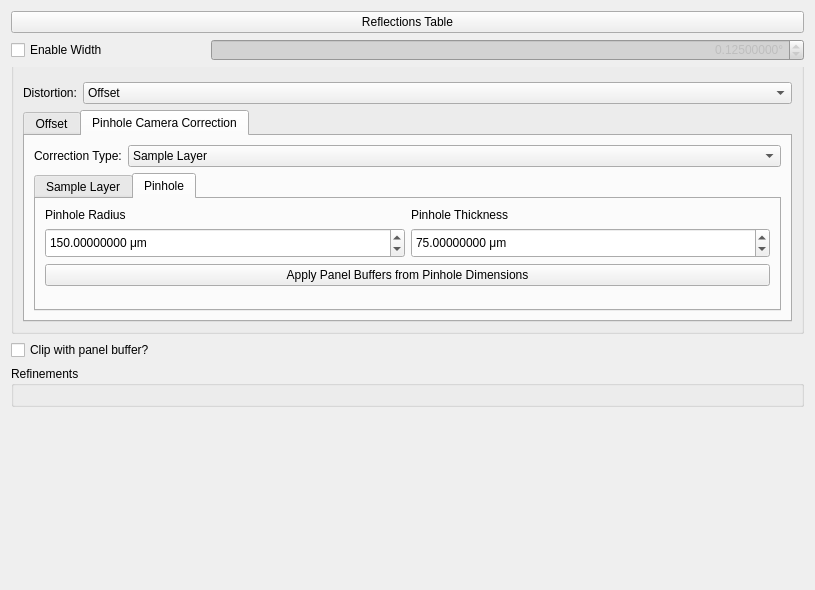
<?xml version="1.0" encoding="UTF-8"?>
<ui version="4.0">
 <class>powder_overlay_editor</class>
 <widget class="QWidget" name="powder_overlay_editor">
  <property name="geometry">
   <rect>
    <x>0</x>
    <y>0</y>
    <width>815</width>
    <height>590</height>
   </rect>
  </property>
  <property name="minimumSize">
   <size>
    <width>0</width>
    <height>590</height>
   </size>
  </property>
  <property name="windowTitle">
   <string>Edit Overlay</string>
  </property>
  <property name="styleSheet">
   <string notr="true">QDoubleSpinBox:disabled {background-color: LightGray;}
</string>
  </property>
  <layout class="QGridLayout" name="gridLayout">
   <item row="1" column="1">
    <widget class="QCheckBox" name="enable_width">
     <property name="toolTip">
      <string>&lt;html&gt;&lt;head/&gt;&lt;body&gt;&lt;p&gt;Enable 2θ width for the overlay's material.&lt;/p&gt;&lt;/body&gt;&lt;/html&gt;</string>
     </property>
     <property name="text">
      <string>Enable Width</string>
     </property>
    </widget>
   </item>
   <item row="0" column="1" colspan="4">
    <widget class="QPushButton" name="reflections_table">
     <property name="focusPolicy">
      <enum>Qt::NoFocus</enum>
     </property>
     <property name="text">
      <string>Reflections Table</string>
     </property>
    </widget>
   </item>
   <item row="1" column="2" colspan="3">
    <widget class="ScientificDoubleSpinBox" name="tth_width">
     <property name="enabled">
      <bool>false</bool>
     </property>
     <property name="toolTip">
      <string>&lt;html&gt;&lt;head/&gt;&lt;body&gt;&lt;p&gt;2θ width for the overlay's material.&lt;/p&gt;&lt;/body&gt;&lt;/html&gt;</string>
     </property>
     <property name="alignment">
      <set>Qt::AlignRight|Qt::AlignTrailing|Qt::AlignVCenter</set>
     </property>
     <property name="keyboardTracking">
      <bool>false</bool>
     </property>
     <property name="prefix">
      <string/>
     </property>
     <property name="suffix">
      <string>°</string>
     </property>
     <property name="decimals">
      <number>8</number>
     </property>
     <property name="minimum">
      <double>0.000000000000000</double>
     </property>
     <property name="maximum">
      <double>1000000.000000000000000</double>
     </property>
     <property name="singleStep">
      <double>0.005000000000000</double>
     </property>
     <property name="value">
      <double>0.125000000000000</double>
     </property>
    </widget>
   </item>
   <item row="5" column="1" colspan="4">
    <widget class="QGroupBox" name="refinements_group">
     <property name="title">
      <string>Refinements</string>
     </property>
     <layout class="QVBoxLayout" name="verticalLayout_2">
      <item>
       <layout class="QVBoxLayout" name="refinements_selector_layout"/>
      </item>
     </layout>
    </widget>
   </item>
   <item row="2" column="1" colspan="4">
    <widget class="QGroupBox" name="distortion_group">
     <property name="styleSheet">
      <string notr="true">QGroupBox{padding-top:15px; margin-top:-20px}</string>
     </property>
     <property name="title">
      <string/>
     </property>
     <layout class="QGridLayout" name="gridLayout_6">
      <item row="0" column="0">
       <widget class="QLabel" name="distortion_type_label">
        <property name="sizePolicy">
         <sizepolicy hsizetype="Fixed" vsizetype="Preferred">
          <horstretch>0</horstretch>
          <verstretch>0</verstretch>
         </sizepolicy>
        </property>
        <property name="text">
         <string>Distortion:</string>
        </property>
       </widget>
      </item>
      <item row="0" column="1">
       <widget class="QComboBox" name="distortion_type">
        <item>
         <property name="text">
          <string>Offset</string>
         </property>
        </item>
        <item>
         <property name="text">
          <string>Pinhole Camera Correction</string>
         </property>
        </item>
       </widget>
      </item>
      <item row="1" column="0" colspan="2">
       <widget class="HiddenBarTabWidget" name="distortion_tab_widget">
        <property name="sizePolicy">
         <sizepolicy hsizetype="Preferred" vsizetype="Preferred">
          <horstretch>0</horstretch>
          <verstretch>0</verstretch>
         </sizepolicy>
        </property>
        <property name="currentIndex">
         <number>1</number>
        </property>
        <widget class="QWidget" name="distortion_offset_tab">
         <attribute name="title">
          <string>Offset</string>
         </attribute>
         <layout class="QGridLayout" name="gridLayout_2">
          <item row="1" column="1">
           <widget class="ScientificDoubleSpinBox" name="offset_0">
            <property name="minimumSize">
             <size>
              <width>0</width>
              <height>30</height>
             </size>
            </property>
            <property name="alignment">
             <set>Qt::AlignRight|Qt::AlignTrailing|Qt::AlignVCenter</set>
            </property>
            <property name="keyboardTracking">
             <bool>false</bool>
            </property>
            <property name="suffix">
             <string> mm</string>
            </property>
            <property name="decimals">
             <number>8</number>
            </property>
            <property name="minimum">
             <double>-100000.000000000000000</double>
            </property>
            <property name="maximum">
             <double>1000000.000000000000000</double>
            </property>
           </widget>
          </item>
          <item row="1" column="0">
           <widget class="QLabel" name="offset_label">
            <property name="text">
             <string>Offset:</string>
            </property>
           </widget>
          </item>
          <item row="1" column="2">
           <widget class="ScientificDoubleSpinBox" name="offset_1">
            <property name="minimumSize">
             <size>
              <width>0</width>
              <height>30</height>
             </size>
            </property>
            <property name="alignment">
             <set>Qt::AlignRight|Qt::AlignTrailing|Qt::AlignVCenter</set>
            </property>
            <property name="keyboardTracking">
             <bool>false</bool>
            </property>
            <property name="suffix">
             <string> mm</string>
            </property>
            <property name="decimals">
             <number>8</number>
            </property>
            <property name="minimum">
             <double>-100000.000000000000000</double>
            </property>
            <property name="maximum">
             <double>1000000.000000000000000</double>
            </property>
           </widget>
          </item>
          <item row="1" column="3">
           <widget class="ScientificDoubleSpinBox" name="offset_2">
            <property name="minimumSize">
             <size>
              <width>0</width>
              <height>30</height>
             </size>
            </property>
            <property name="alignment">
             <set>Qt::AlignRight|Qt::AlignTrailing|Qt::AlignVCenter</set>
            </property>
            <property name="keyboardTracking">
             <bool>false</bool>
            </property>
            <property name="suffix">
             <string> mm</string>
            </property>
            <property name="decimals">
             <number>8</number>
            </property>
            <property name="minimum">
             <double>-100000.000000000000000</double>
            </property>
            <property name="maximum">
             <double>1000000.000000000000000</double>
            </property>
           </widget>
          </item>
          <item row="2" column="1" colspan="2">
           <spacer name="verticalSpacer_2">
            <property name="orientation">
             <enum>Qt::Vertical</enum>
            </property>
            <property name="sizeHint" stdset="0">
             <size>
              <width>20</width>
              <height>1</height>
             </size>
            </property>
           </spacer>
          </item>
         </layout>
        </widget>
        <widget class="QWidget" name="distortion_pinhole_camera_correction_tab">
         <attribute name="title">
          <string>Pinhole Camera Correction</string>
         </attribute>
         <layout class="QGridLayout" name="gridLayout_3">
          <item row="0" column="0">
           <widget class="QLabel" name="pinhole_correction_type_label">
            <property name="sizePolicy">
             <sizepolicy hsizetype="Fixed" vsizetype="Preferred">
              <horstretch>0</horstretch>
              <verstretch>0</verstretch>
             </sizepolicy>
            </property>
            <property name="text">
             <string>Correction Type:</string>
            </property>
           </widget>
          </item>
          <item row="0" column="1">
           <widget class="QComboBox" name="pinhole_correction_type">
            <item>
             <property name="text">
              <string>Sample Layer</string>
             </property>
            </item>
            <item>
             <property name="text">
              <string>Pinhole</string>
             </property>
            </item>
           </widget>
          </item>
          <item row="1" column="0" colspan="2">
           <widget class="HiddenBarTabWidget" name="pinhole_correction_type_tab_widget">
            <property name="currentIndex">
             <number>1</number>
            </property>
            <widget class="QWidget" name="sample_layer_tab">
             <attribute name="title">
              <string>Sample Layer</string>
             </attribute>
             <layout class="QGridLayout" name="gridLayout_4">
              <item row="0" column="0">
               <widget class="QLabel" name="sl_layer_standoff_label">
                <property name="text">
                 <string>Layer Standoff</string>
                </property>
               </widget>
              </item>
              <item row="1" column="0">
               <widget class="ScientificDoubleSpinBox" name="sl_layer_standoff">
                <property name="minimumSize">
                 <size>
                  <width>0</width>
                  <height>30</height>
                 </size>
                </property>
                <property name="keyboardTracking">
                 <bool>false</bool>
                </property>
                <property name="suffix">
                 <string> μm</string>
                </property>
                <property name="decimals">
                 <number>8</number>
                </property>
                <property name="minimum">
                 <double>0.100000000000000</double>
                </property>
                <property name="maximum">
                 <double>10000000.000000000000000</double>
                </property>
                <property name="singleStep">
                 <double>0.010000000000000</double>
                </property>
                <property name="value">
                 <double>150.000000000000000</double>
                </property>
               </widget>
              </item>
              <item row="0" column="1">
               <widget class="QLabel" name="sl_layer_thickness_label">
                <property name="text">
                 <string>Layer Thickness</string>
                </property>
               </widget>
              </item>
              <item row="1" column="1">
               <widget class="ScientificDoubleSpinBox" name="sl_layer_thickness">
                <property name="minimumSize">
                 <size>
                  <width>0</width>
                  <height>30</height>
                 </size>
                </property>
                <property name="keyboardTracking">
                 <bool>false</bool>
                </property>
                <property name="suffix">
                 <string> μm</string>
                </property>
                <property name="decimals">
                 <number>8</number>
                </property>
                <property name="minimum">
                 <double>0.100000000000000</double>
                </property>
                <property name="maximum">
                 <double>10000000.000000000000000</double>
                </property>
                <property name="singleStep">
                 <double>0.010000000000000</double>
                </property>
                <property name="value">
                 <double>5.000000000000000</double>
                </property>
               </widget>
              </item>
              <item row="0" column="2">
               <widget class="QLabel" name="sl_pinhole_thickness_label">
                <property name="text">
                 <string>Pinhole Thickness</string>
                </property>
               </widget>
              </item>
              <item row="1" column="2">
               <widget class="ScientificDoubleSpinBox" name="sl_pinhole_thickness">
                <property name="minimumSize">
                 <size>
                  <width>0</width>
                  <height>30</height>
                 </size>
                </property>
                <property name="keyboardTracking">
                 <bool>false</bool>
                </property>
                <property name="suffix">
                 <string> μm</string>
                </property>
                <property name="decimals">
                 <number>8</number>
                </property>
                <property name="minimum">
                 <double>0.100000000000000</double>
                </property>
                <property name="maximum">
                 <double>10000000.000000000000000</double>
                </property>
                <property name="singleStep">
                 <double>0.010000000000000</double>
                </property>
                <property name="value">
                 <double>100.000000000000000</double>
                </property>
               </widget>
              </item>
              <item row="2" column="1">
               <spacer name="verticalSpacer_3">
                <property name="orientation">
                 <enum>Qt::Vertical</enum>
                </property>
                <property name="sizeHint" stdset="0">
                 <size>
                  <width>20</width>
                  <height>1</height>
                 </size>
                </property>
               </spacer>
              </item>
             </layout>
            </widget>
            <widget class="QWidget" name="pinhole_correction_stacked_widgetPage2">
             <attribute name="title">
              <string>Pinhole</string>
             </attribute>
             <layout class="QGridLayout" name="gridLayout_5">
              <item row="0" column="1">
               <widget class="QLabel" name="ph_thickness_label">
                <property name="text">
                 <string>Pinhole Thickness</string>
                </property>
               </widget>
              </item>
              <item row="1" column="1">
               <widget class="ScientificDoubleSpinBox" name="ph_thickness">
                <property name="minimumSize">
                 <size>
                  <width>0</width>
                  <height>30</height>
                 </size>
                </property>
                <property name="keyboardTracking">
                 <bool>false</bool>
                </property>
                <property name="suffix">
                 <string> μm</string>
                </property>
                <property name="decimals">
                 <number>8</number>
                </property>
                <property name="maximum">
                 <double>100000000.000000000000000</double>
                </property>
                <property name="singleStep">
                 <double>0.010000000000000</double>
                </property>
                <property name="value">
                 <double>75.000000000000000</double>
                </property>
               </widget>
              </item>
              <item row="3" column="1">
               <spacer name="verticalSpacer_4">
                <property name="orientation">
                 <enum>Qt::Vertical</enum>
                </property>
                <property name="sizeHint" stdset="0">
                 <size>
                  <width>20</width>
                  <height>10</height>
                 </size>
                </property>
               </spacer>
              </item>
              <item row="0" column="0">
               <widget class="QLabel" name="ph_radius_label">
                <property name="text">
                 <string>Pinhole Radius</string>
                </property>
               </widget>
              </item>
              <item row="1" column="0">
               <widget class="ScientificDoubleSpinBox" name="ph_radius">
                <property name="minimumSize">
                 <size>
                  <width>0</width>
                  <height>30</height>
                 </size>
                </property>
                <property name="keyboardTracking">
                 <bool>false</bool>
                </property>
                <property name="suffix">
                 <string> μm</string>
                </property>
                <property name="decimals">
                 <number>8</number>
                </property>
                <property name="maximum">
                 <double>100000000.000000000000000</double>
                </property>
                <property name="singleStep">
                 <double>0.010000000000000</double>
                </property>
                <property name="value">
                 <double>150.000000000000000</double>
                </property>
               </widget>
              </item>
              <item row="2" column="0" colspan="2">
               <widget class="QPushButton" name="ph_apply_panel_buffers">
                <property name="toolTip">
                 <string>&lt;html&gt;&lt;head/&gt;&lt;body&gt;&lt;p&gt;Apply panel buffers computed via the pinhole dimensions. These will be merged with any other panel buffers already present on the detectors.&lt;/p&gt;&lt;/body&gt;&lt;/html&gt;</string>
                </property>
                <property name="text">
                 <string>Apply Panel Buffers from Pinhole Dimensions</string>
                </property>
               </widget>
              </item>
             </layout>
            </widget>
           </widget>
          </item>
         </layout>
        </widget>
       </widget>
      </item>
     </layout>
    </widget>
   </item>
   <item row="6" column="1" colspan="4">
    <spacer name="verticalSpacer">
     <property name="orientation">
      <enum>Qt::Vertical</enum>
     </property>
     <property name="sizeHint" stdset="0">
      <size>
       <width>20</width>
       <height>40</height>
      </size>
     </property>
    </spacer>
   </item>
   <item row="3" column="1">
    <widget class="QCheckBox" name="clip_with_panel_buffer">
     <property name="toolTip">
      <string>&lt;html&gt;&lt;head/&gt;&lt;body&gt;&lt;p&gt;Clip any points that are in the panel buffer.&lt;/p&gt;&lt;/body&gt;&lt;/html&gt;</string>
     </property>
     <property name="text">
      <string>Clip with panel buffer?</string>
     </property>
    </widget>
   </item>
  </layout>
 </widget>
 <customwidgets>
  <customwidget>
   <class>ScientificDoubleSpinBox</class>
   <extends>QDoubleSpinBox</extends>
   <header>scientificspinbox.py</header>
  </customwidget>
  <customwidget>
   <class>HiddenBarTabWidget</class>
   <extends>QTabWidget</extends>
   <header>hidden_bar_tab_widget</header>
   <container>1</container>
  </customwidget>
 </customwidgets>
 <tabstops>
  <tabstop>enable_width</tabstop>
  <tabstop>tth_width</tabstop>
  <tabstop>distortion_type</tabstop>
  <tabstop>distortion_tab_widget</tabstop>
  <tabstop>offset_0</tabstop>
  <tabstop>offset_1</tabstop>
  <tabstop>offset_2</tabstop>
  <tabstop>pinhole_correction_type</tabstop>
  <tabstop>pinhole_correction_type_tab_widget</tabstop>
  <tabstop>sl_layer_standoff</tabstop>
  <tabstop>sl_layer_thickness</tabstop>
  <tabstop>sl_pinhole_thickness</tabstop>
  <tabstop>ph_radius</tabstop>
  <tabstop>ph_thickness</tabstop>
 </tabstops>
 <resources/>
 <connections>
  <connection>
   <sender>distortion_type</sender>
   <signal>currentIndexChanged(int)</signal>
   <receiver>distortion_tab_widget</receiver>
   <slot>setCurrentIndex(int)</slot>
   <hints>
    <hint type="sourcelabel">
     <x>452</x>
     <y>109</y>
    </hint>
    <hint type="destinationlabel">
     <x>405</x>
     <y>241</y>
    </hint>
   </hints>
  </connection>
  <connection>
   <sender>pinhole_correction_type</sender>
   <signal>currentIndexChanged(int)</signal>
   <receiver>pinhole_correction_type_tab_widget</receiver>
   <slot>setCurrentIndex(int)</slot>
   <hints>
    <hint type="sourcelabel">
     <x>476</x>
     <y>192</y>
    </hint>
    <hint type="destinationlabel">
     <x>405</x>
     <y>276</y>
    </hint>
   </hints>
  </connection>
 </connections>
</ui>
